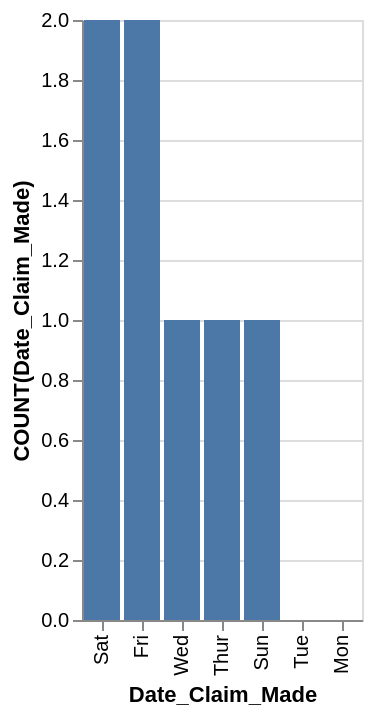

Write the Vega-Lite specification saved for this chart.
### Vega-Lite specification from a JSON file in a GitHub repository (floating-point values rounded to 4 significant figures)
{"data": {"values": [{"x_data": "Sat", "y_data": 2}, {"x_data": "Fri", "y_data": 2}, {"x_data": "Wed", "y_data": 1}, {"x_data": "Thur", "y_data": 1}, {"x_data": "Sun", "y_data": 1}, {"x_data": "Tue", "y_data": 0}, {"x_data": "Mon", "y_data": 0}]}, "mark": "bar", "encoding": {"x": {"field": "x_data", "type": "nominal", "title": "Date_Claim_Made", "sort": {"op": "sum", "field": "y_data", "order": "descending"}}, "y": {"field": "y_data", "type": "quantitative", "title": "COUNT(Date_Claim_Made)"}}}
